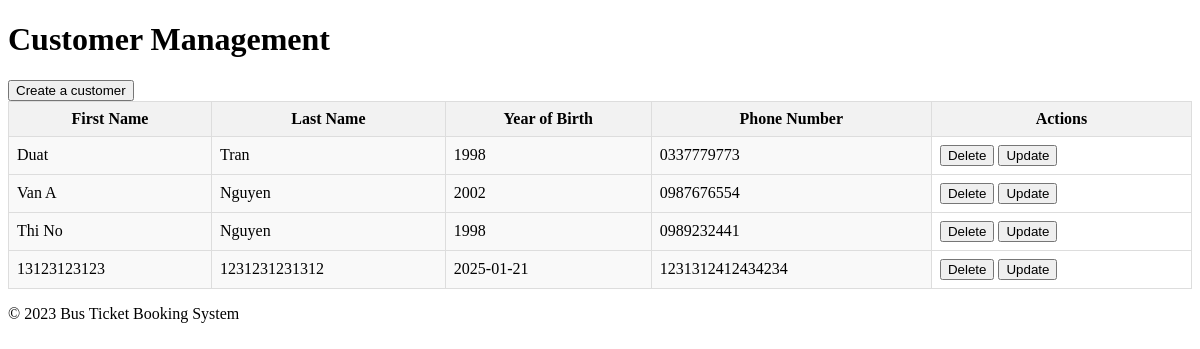
The page /customers on the database as committed earlier.
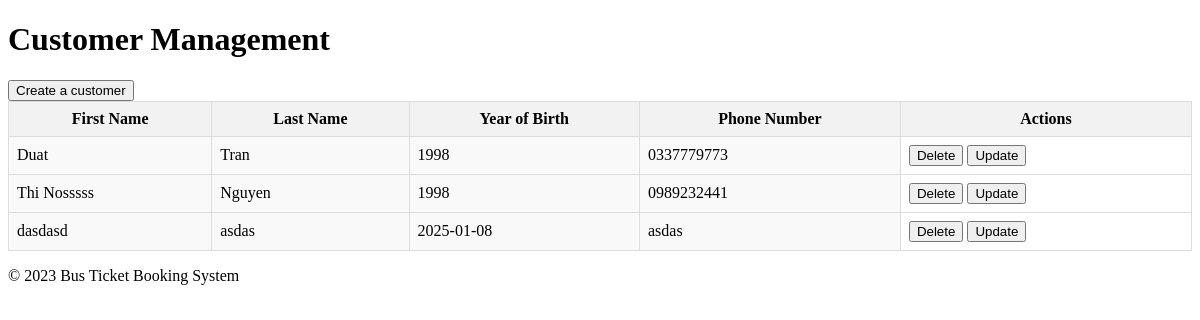
The same page on the database as committed later.
### tables this page shows
CREATE TABLE customers (
    customer_id INTEGER PRIMARY KEY,
    first_name TEXT NOT NULL,
    last_name TEXT NOT NULL,
    year_of_birth TEXT NOT NULL,
    phone_number TEXT NOT NULL
);

### app.py (the view, shortened to what this page needs)
@app.route('/customers', methods = ["GET", "POST"])
def customer():
    db = get_db()
    cur = db.cursor()
    data = cur.execute("SELECT * FROM customers").fetchall()
    return render_template('customer.html', data=data)

### app.py (called while the page is built)
def get_db():
    db = getattr(g, '_database', None)
    if db is None:
        db = g._database = sqlite3.connect(DATABASE)
    return db

@app.teardown_appcontext
def close_connection(exception):
    db = getattr(g, '_database', None)
    if db is not None:
        db.close()

### templates/customer.html (shortened to what this page needs)
<!DOCTYPE html>
<html lang="en">
<head>
</head>
<body>
    <h1>Customer Management</h1>
    <button type="button" onclick="toggleForm()">Create a customer</button>
    <table id="outputTable">
        <thead>
            <tr>
                <th>First Name</th>
                <th>Last Name</th>
                <th>Year of Birth</th>
                <th>Phone Number</th>
                <th>Actions</th>
            </tr>
        </thead>
        <tbody>
            {% for customer in data %}
            <tr data-customer-id="{{ customer[0] }}">
                <td contenteditable="true">{{ customer[1] }}</td>
                <td contenteditable="true">{{ customer[2] }}</td>
                <td contenteditable="true">{{ customer[3] }}</td>
                <td contenteditable="true">{{ customer[4] }}</td>
                <td>
                    <button onclick="deleteCustomer({{ customer[0] }})">Delete</button>
                    <button onclick="updateCustomer({{ customer[0] }})">Update</button>
                </td>
            </tr>
            {% endfor %}
        </tbody>
    </table>
    <footer>
        <p>&copy; 2023 Bus Ticket Booking System</p>
    </footer>
</body>
</html>

### templates/customer.html (style rules this page uses)
table { width: 100%; border-collapse: collapse; }
th, td { border: 1px solid #ddd; padding: 8px; }
th { background-color: #f2f2f2; }
td[contenteditable="true"] { background-color: #f9f9f9; }

Rows that differ between the two databases and show on the page:
removed customers: first_name "Van A", last_name "Nguyen", year_of_birth "2002", phone_number "0987676554"
removed customers: first_name "13123123123", last_name "1231231231312", year_of_birth "2025-01-21", phone_number "1231312412434234"
changed customers "Nguyen": first_name "Thi No" → "Thi Nosssss"
added customers: first_name "dasdasd", last_name "asdas", year_of_birth "2025-01-08", phone_number "asdas"
